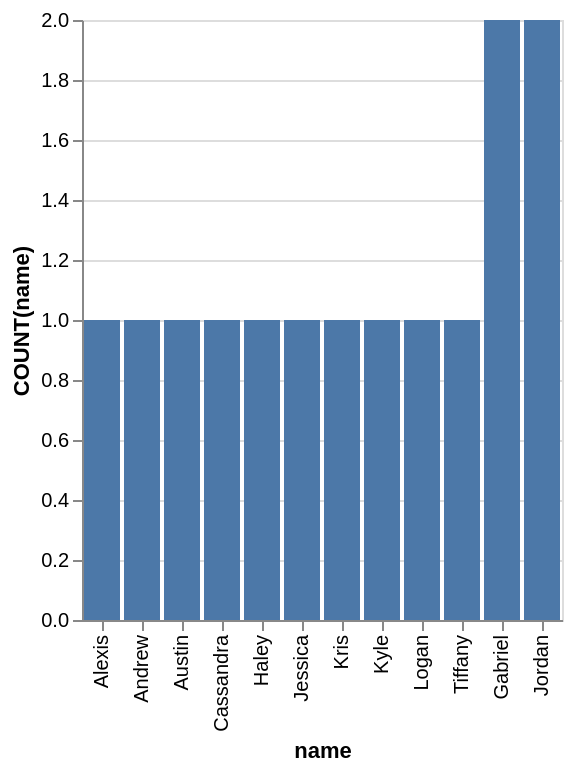

The specification (Vega-Lite) saved for this image:
### Vega-Lite specification from a JSON file in a GitHub repository (floating-point values rounded to 4 significant figures)
{"data": {"values": [{"x_data": "Alexis", "y_data": 1}, {"x_data": "Andrew", "y_data": 1}, {"x_data": "Austin", "y_data": 1}, {"x_data": "Cassandra", "y_data": 1}, {"x_data": "Gabriel", "y_data": 2}, {"x_data": "Haley", "y_data": 1}, {"x_data": "Jessica", "y_data": 1}, {"x_data": "Jordan", "y_data": 2}, {"x_data": "Kris", "y_data": 1}, {"x_data": "Kyle", "y_data": 1}, {"x_data": "Logan", "y_data": 1}, {"x_data": "Tiffany", "y_data": 1}]}, "mark": "bar", "encoding": {"x": {"field": "x_data", "type": "nominal", "title": "name", "sort": {"op": "sum", "field": "y_data", "order": "ascending"}}, "y": {"field": "y_data", "type": "quantitative", "title": "COUNT(name)"}}}
